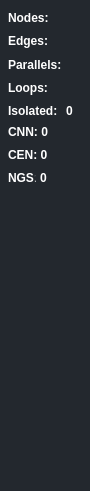
    <widget class="QGroupBox" name="groupBox_3">
     <property name="minimumSize">
      <size>
       <width>90</width>
       <height>491</height>
      </size>
     </property>
     <property name="maximumSize">
      <size>
       <width>90</width>
       <height>16777215</height>
      </size>
     </property>
     <property name="font">
      <font>
       <pointsize>8</pointsize>
       <weight>75</weight>
       <italic>false</italic>
       <bold>true</bold>
       <underline>false</underline>
       <stylestrategy>PreferAntialias</stylestrategy>
      </font>
     </property>
     <property name="mouseTracking">
      <bool>true</bool>
     </property>
     <property name="styleSheet">
      <string notr="true">    border-radius: 10px;
	border-color: black;
    padding: 2 2px;
    background: rgb(35,40,46);
	color:rgb(255,255,255);</string>
     </property>
     <property name="title">
      <string/>
     </property>
     <property name="alignment">
      <set>Qt::AlignCenter</set>
     </property>
     <widget class="QLabel" name="label_node">
      <property name="geometry">
       <rect>
        <x>3</x>
        <y>10</y>
        <width>83</width>
        <height>16</height>
       </rect>
      </property>
      <property name="font">
       <font>
        <pointsize>9</pointsize>
        <weight>75</weight>
        <bold>true</bold>
       </font>
      </property>
      <property name="text">
       <string>Nodes: </string>
      </property>
     </widget>
     <widget class="QLabel" name="label_edge">
      <property name="geometry">
       <rect>
        <x>3</x>
        <y>30</y>
        <width>83</width>
        <height>21</height>
       </rect>
      </property>
      <property name="font">
       <font>
        <pointsize>9</pointsize>
        <weight>75</weight>
        <bold>true</bold>
       </font>
      </property>
      <property name="text">
       <string>Edges: </string>
      </property>
     </widget>
     <widget class="QLabel" name="label_parallel">
      <property name="geometry">
       <rect>
        <x>3</x>
        <y>54</y>
        <width>83</width>
        <height>21</height>
       </rect>
      </property>
      <property name="font">
       <font>
        <pointsize>9</pointsize>
        <weight>75</weight>
        <bold>true</bold>
       </font>
      </property>
      <property name="text">
       <string>Parallels:</string>
      </property>
     </widget>
     <widget class="QLabel" name="label_loop">
      <property name="geometry">
       <rect>
        <x>3</x>
        <y>77</y>
        <width>83</width>
        <height>21</height>
       </rect>
      </property>
      <property name="font">
       <font>
        <pointsize>9</pointsize>
        <weight>75</weight>
        <bold>true</bold>
       </font>
      </property>
      <property name="text">
       <string>Loops:</string>
      </property>
     </widget>
     <widget class="QLabel" name="label_cen">
      <property name="geometry">
       <rect>
        <x>3</x>
        <y>144</y>
        <width>83</width>
        <height>21</height>
       </rect>
      </property>
      <property name="font">
       <font>
        <pointsize>9</pointsize>
        <weight>75</weight>
        <bold>true</bold>
       </font>
      </property>
      <property name="toolTip">
       <string>&lt;html&gt;&lt;head/&gt;&lt;body&gt;&lt;p&gt;Chromatic Edge Number&lt;/p&gt;&lt;/body&gt;&lt;/html&gt;</string>
      </property>
      <property name="text">
       <string>CEN: 0</string>
      </property>
     </widget>
     <widget class="QLabel" name="label_cnn">
      <property name="geometry">
       <rect>
        <x>3</x>
        <y>121</y>
        <width>83</width>
        <height>21</height>
       </rect>
      </property>
      <property name="font">
       <font>
        <pointsize>9</pointsize>
        <weight>75</weight>
        <bold>true</bold>
       </font>
      </property>
      <property name="toolTip">
       <string>&lt;html&gt;&lt;head/&gt;&lt;body&gt;&lt;p&gt; Chromatic Node Number&lt;/p&gt;&lt;/body&gt;&lt;/html&gt;</string>
      </property>
      <property name="whatsThis">
       <string>&lt;html&gt;&lt;head/&gt;&lt;body&gt;&lt;p&gt;&lt;br/&gt;&lt;/p&gt;&lt;/body&gt;&lt;/html&gt;</string>
      </property>
      <property name="text">
       <string>CNN: 0</string>
      </property>
     </widget>
     <widget class="QLabel" name="label_ngs">
      <property name="geometry">
       <rect>
        <x>3</x>
        <y>167</y>
        <width>35</width>
        <height>21</height>
       </rect>
      </property>
      <property name="font">
       <font>
        <pointsize>9</pointsize>
        <weight>75</weight>
        <bold>true</bold>
       </font>
      </property>
      <property name="toolTip">
       <string>&lt;html&gt;&lt;head/&gt;&lt;body&gt;&lt;p&gt;Number of graphs on scene&lt;/p&gt;&lt;/body&gt;&lt;/html&gt;</string>
      </property>
      <property name="text">
       <string>NGS:</string>
      </property>
     </widget>
     <widget class="QLabel" name="label_ngs_count">
      <property name="geometry">
       <rect>
        <x>35</x>
        <y>167</y>
        <width>50</width>
        <height>21</height>
       </rect>
      </property>
      <property name="font">
       <font>
        <pointsize>9</pointsize>
        <weight>75</weight>
        <bold>true</bold>
       </font>
      </property>
      <property name="toolTip">
       <string>&lt;html&gt;&lt;head/&gt;&lt;body&gt;&lt;p&gt;Number of graphs on scene&lt;/p&gt;&lt;/body&gt;&lt;/html&gt;</string>
      </property>
      <property name="text">
       <string>0</string>
      </property>
     </widget>
     <widget class="QLabel" name="label_isol">
      <property name="geometry">
       <rect>
        <x>3</x>
        <y>100</y>
        <width>61</width>
        <height>21</height>
       </rect>
      </property>
      <property name="font">
       <font>
        <pointsize>9</pointsize>
        <weight>75</weight>
        <bold>true</bold>
       </font>
      </property>
      <property name="toolTip">
       <string>&lt;html&gt;&lt;head/&gt;&lt;body&gt;&lt;p&gt;Number of graphs on scene&lt;/p&gt;&lt;/body&gt;&lt;/html&gt;</string>
      </property>
      <property name="text">
       <string>Isolated:</string>
      </property>
     </widget>
     <widget class="QLabel" name="label_isol_count">
      <property name="geometry">
       <rect>
        <x>61</x>
        <y>100</y>
        <width>21</width>
        <height>21</height>
       </rect>
      </property>
      <property name="font">
       <font>
        <pointsize>9</pointsize>
        <weight>75</weight>
        <bold>true</bold>
       </font>
      </property>
      <property name="toolTip">
       <string>&lt;html&gt;&lt;head/&gt;&lt;body&gt;&lt;p&gt;Number of graphs on scene&lt;/p&gt;&lt;/body&gt;&lt;/html&gt;</string>
      </property>
      <property name="text">
       <string>0</string>
      </property>
     </widget>
    </widget>
